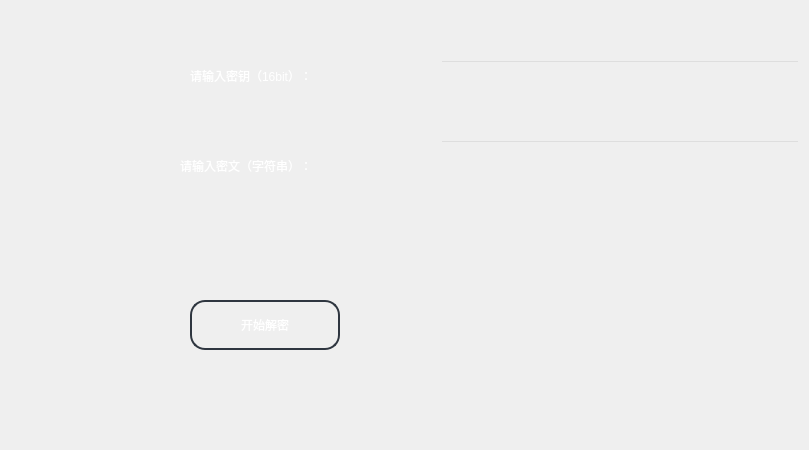
   <widget class="QWidget" name="page_18">
    <widget class="QTextEdit" name="textEdit_18">
     <property name="geometry">
      <rect>
       <x>430</x>
       <y>230</y>
       <width>360</width>
       <height>211</height>
      </rect>
     </property>
     <property name="styleSheet">
      <string notr="true">background-color: transparent; /* 设置为透明 */
    font: 10pt &quot;微软雅黑&quot;;
    color: white;
</string>
     </property>
    </widget>
    <widget class="QLabel" name="label_39">
     <property name="geometry">
      <rect>
       <x>190</x>
       <y>60</y>
       <width>181</width>
       <height>31</height>
      </rect>
     </property>
     <property name="styleSheet">
      <string notr="true">    color: white;
font: 10pt &quot;微软雅黑&quot;;</string>
     </property>
     <property name="text">
      <string>请输入密钥（16bit）：</string>
     </property>
    </widget>
    <widget class="QPushButton" name="pushButton_38">
     <property name="geometry">
      <rect>
       <x>190</x>
       <y>300</y>
       <width>150</width>
       <height>50</height>
      </rect>
     </property>
     <property name="minimumSize">
      <size>
       <width>120</width>
       <height>50</height>
      </size>
     </property>
     <property name="styleSheet">
      <string notr="true">/**正常情况下样式**/
QPushButton{
    font: 10pt &quot;微软雅黑&quot;;
    color: white;
    background-color: transparent; /* 设置为透明 */
    border-color: #2f3640;
    border-radius: 15px;
    border-style: solid;
    border-width: 2px;
    padding: 5px;
}

/**鼠标停留在按钮上的样式**/
QPushButton:hover{   
    color: #FFFFFF;
    background-color: #a2375a;
    border-color: #2f3640;
}

/**鼠标按压下去的样式**/
QPushButton:pressed, QPushButton:checked{
    color: #FFFFFF;
    background-color: qlineargradient(spread:pad, x1:0, y1:0, x2:0, y2:1, stop:0  #273c75, stop:1 #202f55);
}

/**按钮失能情况下样式**/
QPushButton:disabled{
    color: #FFFFFF;
    background-color: #dcdde1;
    border-color: #dcdde1;
}
</string>
     </property>
     <property name="text">
      <string>开始解密</string>
     </property>
    </widget>
    <widget class="QLineEdit" name="lineEdit_38">
     <property name="geometry">
      <rect>
       <x>440</x>
       <y>60</y>
       <width>360</width>
       <height>41</height>
      </rect>
     </property>
     <property name="styleSheet">
      <string notr="true">background-color: transparent; /* 设置为透明 */
    font: 10pt &quot;微软雅黑&quot;;
    color: white;
</string>
     </property>
    </widget>
    <widget class="QLabel" name="label_40">
     <property name="geometry">
      <rect>
       <x>180</x>
       <y>150</y>
       <width>181</width>
       <height>31</height>
      </rect>
     </property>
     <property name="styleSheet">
      <string notr="true">    color: white;
font: 10pt &quot;微软雅黑&quot;;</string>
     </property>
     <property name="text">
      <string>请输入密文（字符串）：</string>
     </property>
    </widget>
    <widget class="QLineEdit" name="lineEdit_39">
     <property name="geometry">
      <rect>
       <x>440</x>
       <y>140</y>
       <width>360</width>
       <height>41</height>
      </rect>
     </property>
     <property name="styleSheet">
      <string notr="true">background-color: transparent; /* 设置为透明 */
    font: 10pt &quot;微软雅黑&quot;;
    color: white;
</string>
     </property>
    </widget>
   </widget>
